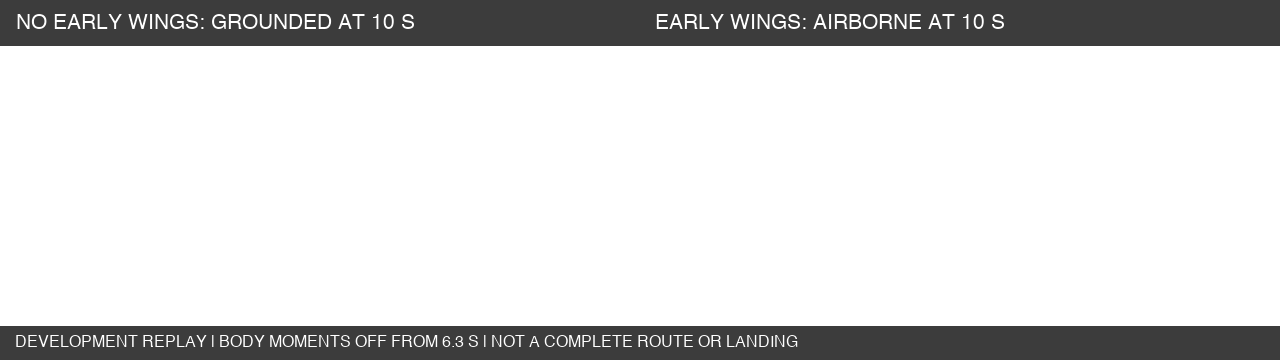

Write Python code to recreate this figure.
from pathlib import Path
from PIL import Image, ImageDraw, ImageFont
p=Path(__file__).parent
im=Image.new('RGBA',(1280,360),(0,0,0,0));d=ImageDraw.Draw(im)
font=ImageFont.truetype('/System/Library/Fonts/Helvetica.ttc',21)
small=ImageFont.truetype('/System/Library/Fonts/Helvetica.ttc',16)
d.rectangle((0,0,1279,45),fill=(0,0,0,195));d.rectangle((0,326,1279,359),fill=(0,0,0,195))
d.text((16,12),'NO EARLY WINGS: GROUNDED AT 10 S',font=font,fill='white')
d.text((655,12),'EARLY WINGS: AIRBORNE AT 10 S',font=font,fill='white')
d.text((15,334),'DEVELOPMENT REPLAY | BODY MOMENTS OFF FROM 6.3 S | NOT A COMPLETE ROUTE OR LANDING',font=small,fill='white')
im.save(p/'labels.png')
